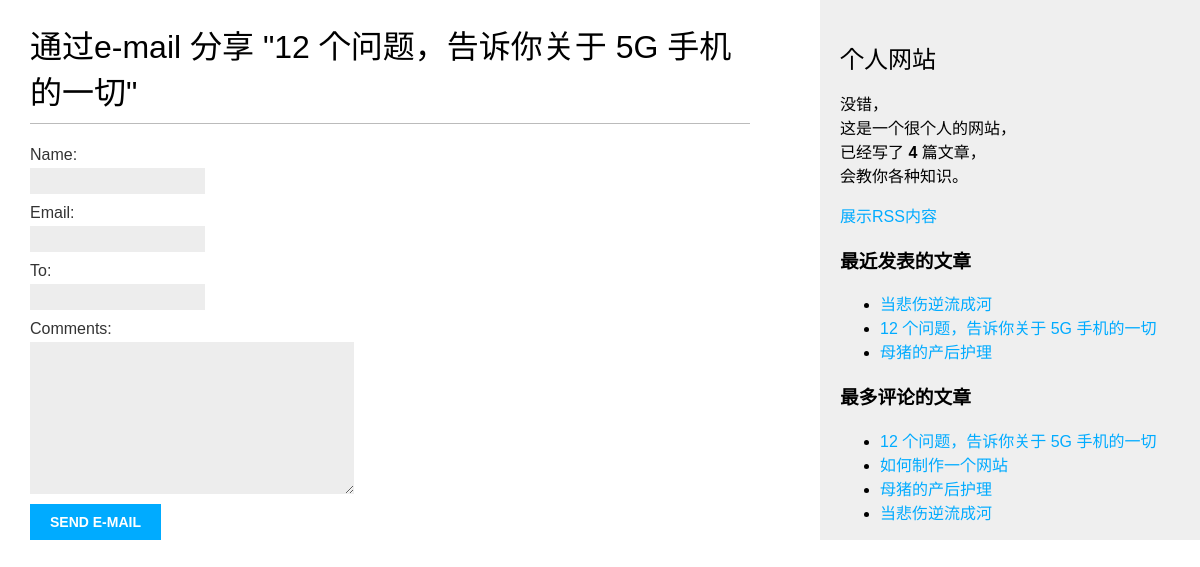
/blog/4/share/, run on an earlier commit of the app's database.
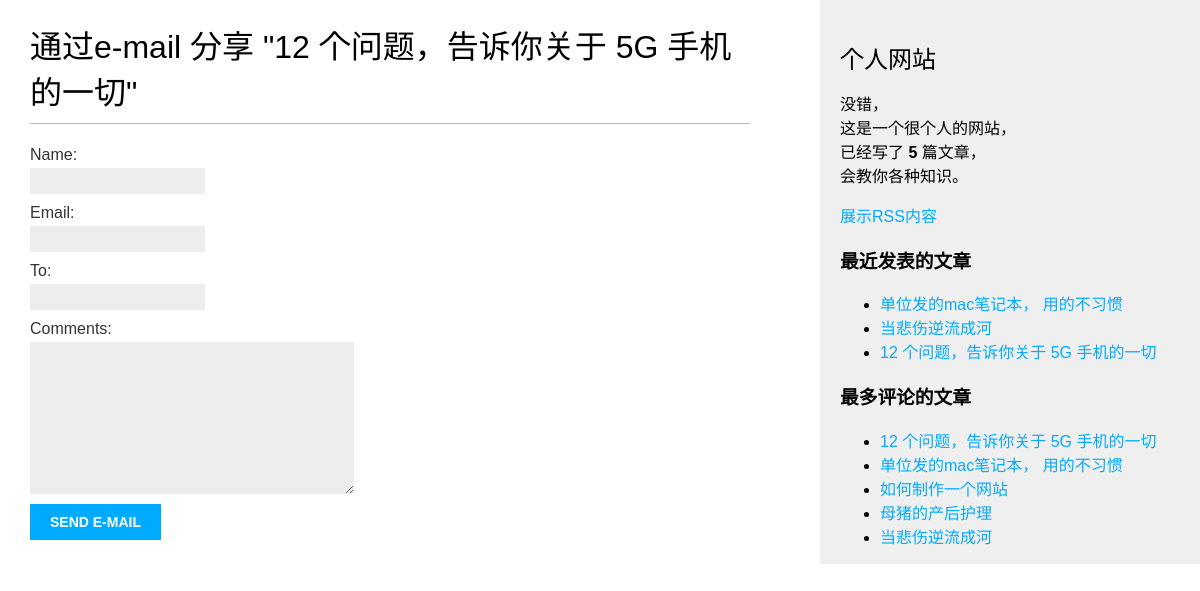
And on a later commit of the database.
### blog/models.py (models this page shows, shortened)
class Post(models.Model):
    STATUS_CHOICES=(
        ('draft','Draft'),
        ('published','Published'),
    )
    title=models.CharField(max_length=250)
    slug=models.SlugField(max_length=250,unique_for_date='publish')
    author=models.ForeignKey(User,on_delete=models.CASCADE,related_name='blog_posts')
    body=models.TextField()
    publish=models.DateTimeField(default=timezone.now)
    created=models.DateTimeField(auto_now_add=True)
    updated=models.DateTimeField(auto_now=True)
    status=models.CharField(max_length=10,choices=STATUS_CHOICES,default='draft')
    objects=models.Manager()
    published=PublishedManager()
    tags=TaggableManager()
    class Meta:
        ordering=('-publish',)
    def get_absolute_url(self):
        return reverse('blog:post_detail',args=[self.publish.year,self.publish.month,self.publish.day,self.slug])

### blog/views.py (the view)
# urls.py: path('<int:post_id>/share/',views.post_share,name='post_share'),
def post_share(request,post_id):
    post=get_object_or_404(Post,id=post_id,status='published')
    sent=False
    if request.method=='POST':
        form=EmailPostForm(request.POST)
        if form.is_valid():
            cd=form.cleaned_data
            post_url=request.build_absolute_uri(post.get_absolute_url())
            subject='{} ({}) recommends you reading "{}"'.format(cd['name'],cd['email'],post.title)
            message='Read "{}" at {}\n\n{}\'s comments:{}'.format(post.title,post_url,cd['name'],cd['comments'])
            send_mail(subject,message,cd['email'],[cd['to']])
            sent=True
    else:
        form=EmailPostForm()
    return render(request,'blog/post/share.html',{'posts':post,'form':form,'sent':sent})

### blog/froms.py
class EmailPostForm(forms.Form):
    name=forms.CharField(max_length=25)
    email=forms.EmailField()
    to=forms.EmailField()
    comments=forms.CharField(required=False,widget=forms.Textarea)

### blog/models.py (called while the page is built)
    def get_queryset(self):
        return super(PublishedManager,self).get_queryset().filter(status='published')

### blog/templatetags/blog_tags.py (called while the page is built)
@register.simple_tag
def total_posts():
    return Post.published.count()

@register.inclusion_tag('blog/post/latest_posts.html')
def show_latest_posts(count=5):
    lastest_posts=Post.published.order_by('-publish')[:count]
    return {'latest_posts':lastest_posts}

@register.simple_tag
def get_most_commented_posts(count=5):
    return Post.published.annotate(total_comments=Count('comments')).order_by('-total_comments')[:count]

### blog/templates/blog/post/share.html (shortened to what this page needs)
{% extends "blog/base.html" %}
{% block content %}
    {% if sent %}
        <h1>E-mail 发送成功!</h1>
        <p>
        "{{ posts.title }}" 已经成功发送给了 {{ form.changed_data.to }}。
        </p>
    {% else %}
        <h1>通过e-mail 分享 "{{ posts.title }}" </h1>
        <form action="." method="post">
                {% for field in form %}
                <div>
                    {{ field.label_tag }} {{ field }}
                </div>
                {% endfor %}
            <input type="submit" value="Send e-mail">
        </form>
    {% endif %}
{% endblock %}

### blog/templates/blog/base.html (shortened to what this page needs)
{% load blog_tags %}
{% load static %}
<!DOCTYPE html>
<html lang="en">
<head>
    <link href="{% static "css/blog.css" %}" rel="stylesheet">
</head>
<body>
<div id="content">
    {% block content %}
    {% endblock %}
</div>
<div id="sidebar">
    <h2>个人网站 </h2>
    <p>没错，<br>这是一个很个人的网站，<br>已经写了 <strong>{% total_posts %}</strong> 篇文章，<br>会教你各种知识。</p>
    <p><a href="{% url "blog:post_feed" %}">展示RSS内容</a></p>
    <h3>最近发表的文章</h3>
    {% show_latest_posts 3 %}
    <h3>最多评论的文章</h3>
    {% get_most_commented_posts as most_commented_posts %}
    <ul>
        {% for post in most_commented_posts %}
            <li>
            <a href="{{post.get_absolute_url}}">{{ post.title }}</a>
            </li>
        {% endfor %}
    </ul>
</div>
</body>
</html>

### blog/templates/blog/post/latest_posts.html
<ul>
    {% for post in latest_posts %}
        <li>
        <a href="{{ post.get_absolute_url }}">{{ post.title }}</a>
        </li>
    {% endfor %}
</ul>

What changed in the data, as far as the page shows it:
no longer on one of the page's lists (row unchanged): Post: title "母猪的产后护理"
added Post: title "单位发的mac笔记本， 用的不习惯"
Also different on the page:
text no longer shown: "4"
text now shown: "5"
